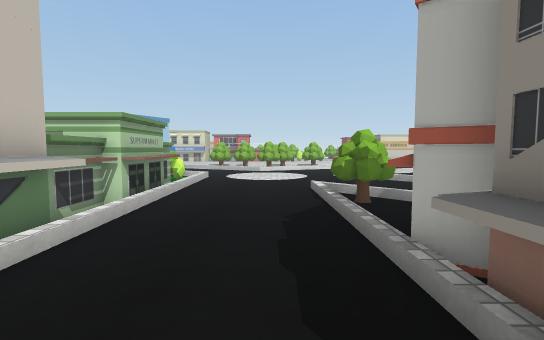
View 1 (above)

24 first-person views from a walk through a scene from a Unity 3-D project. The camera is 1.3 m above the floor, tilts 4° down and sees 85° across. The floor is counted in squares, 1 m on a side. Each view is taken from the middle of a square. On the plan, view 1 faces up. The plan holds only what a view shows up to about 14 squares ahead; the rest is blank. The place goes on beyond the plan. The player character is not drawn. Some surface patterns are stand-ins.

View 2
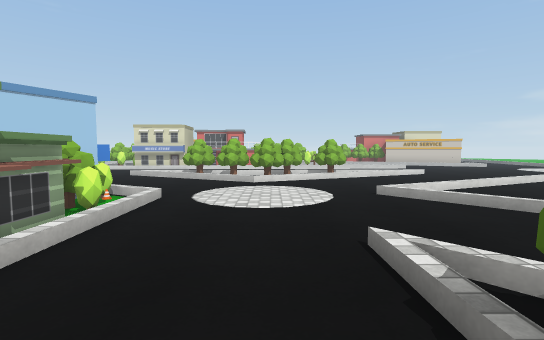

View 3
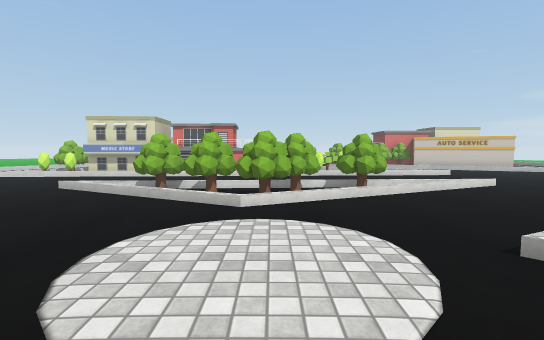

View 4
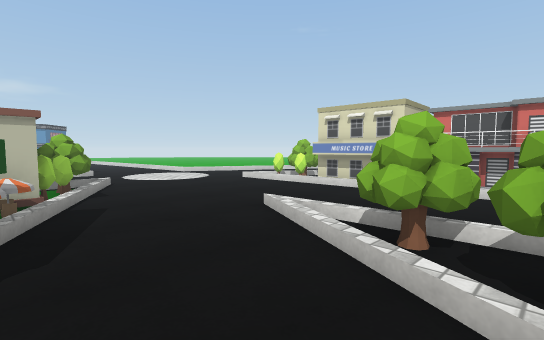

View 5
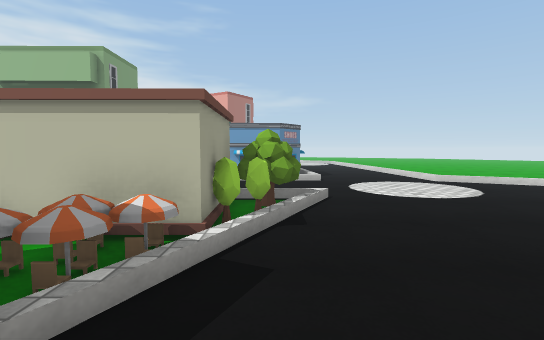

View 6
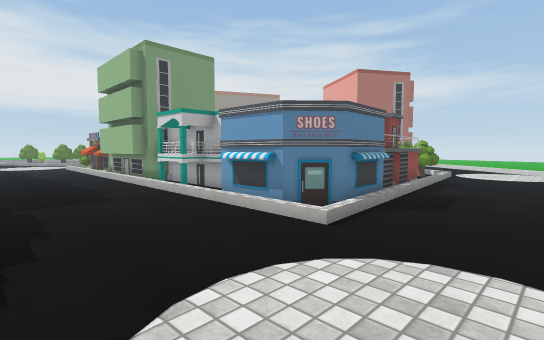

View 7
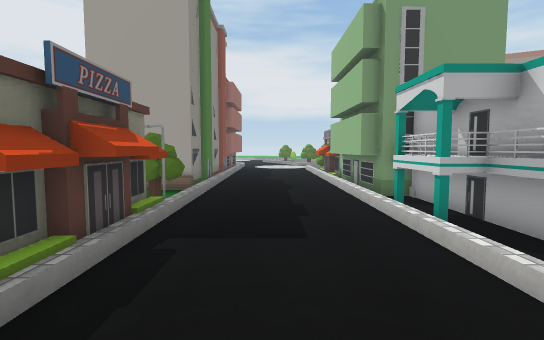

View 8
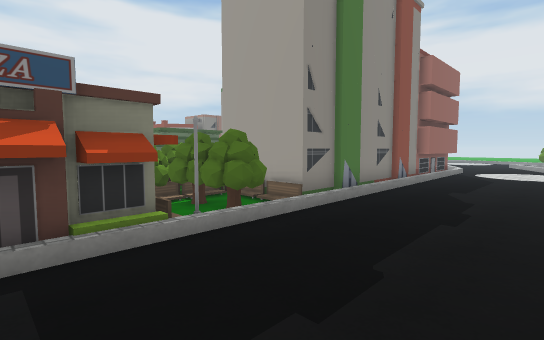

View 9
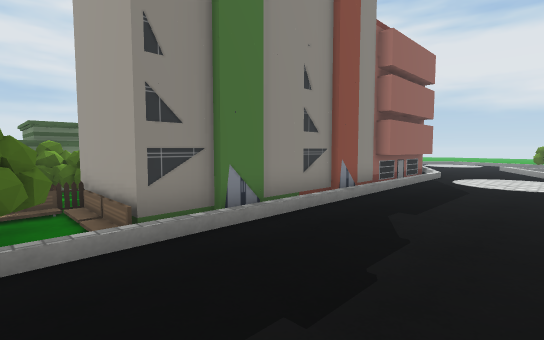

View 10
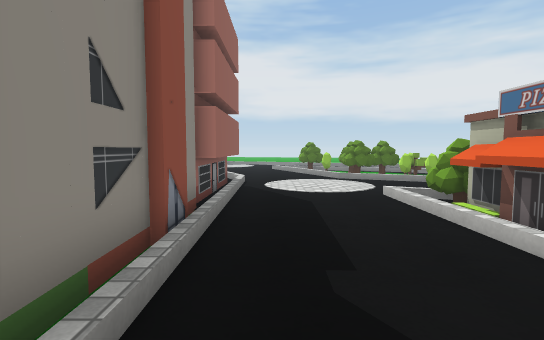

View 11
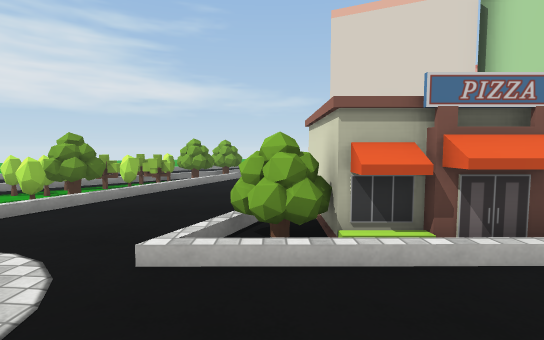

View 12
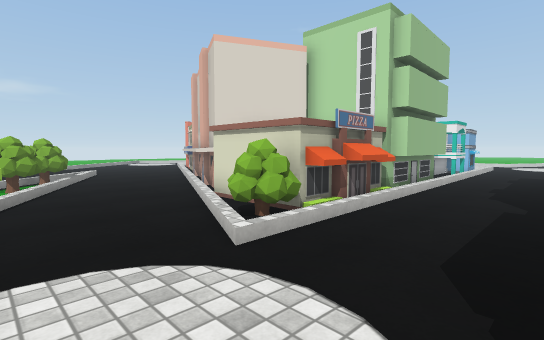

View 13
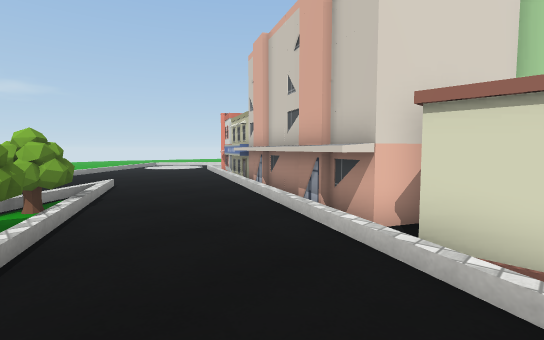

View 14
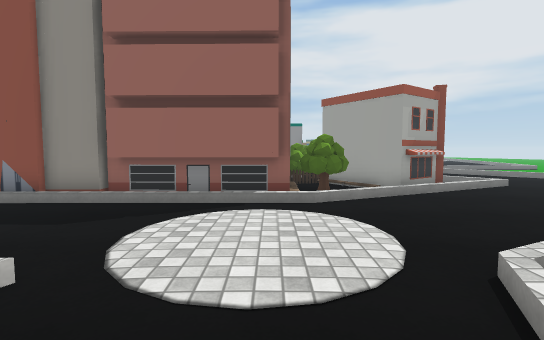

View 15
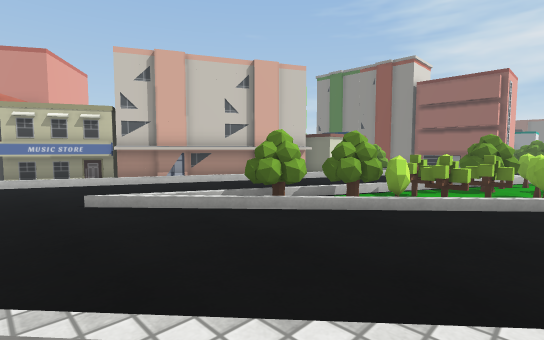

View 16
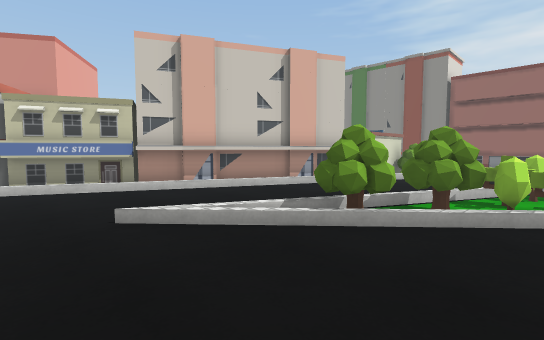

View 17
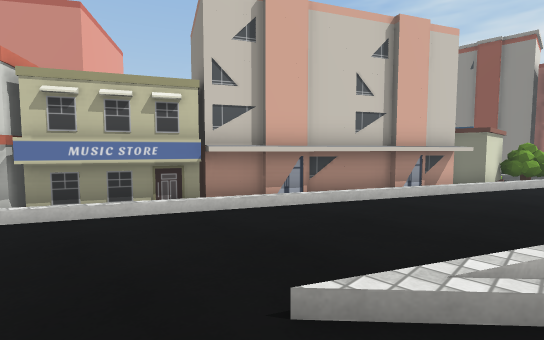

View 18
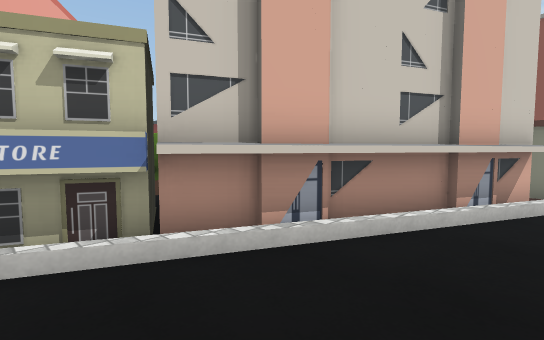

View 19
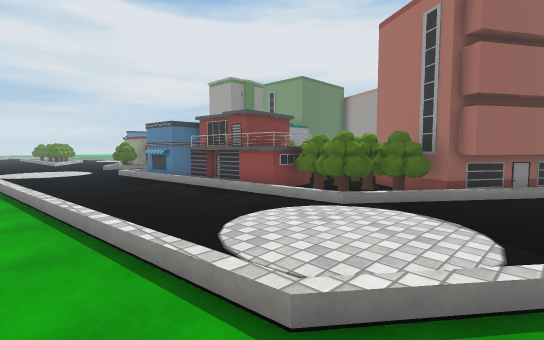

View 20
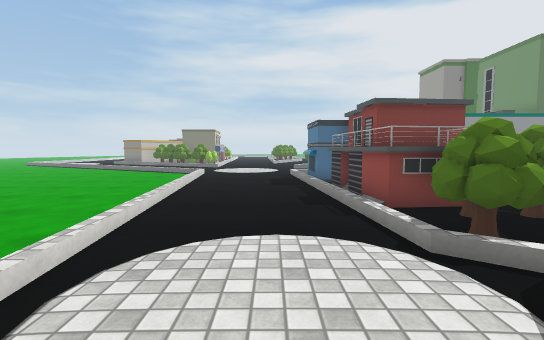

View 21
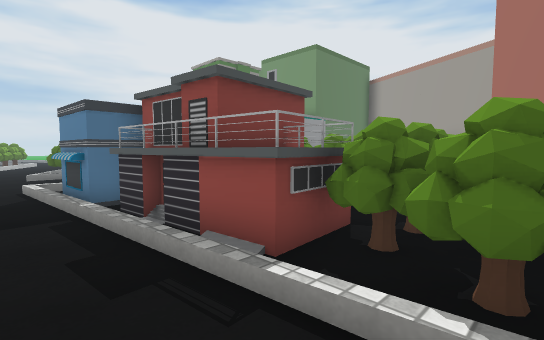

View 22
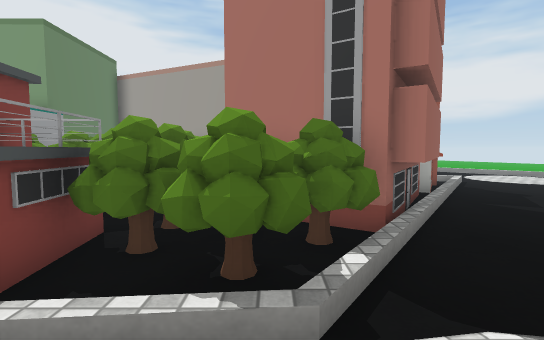

View 23
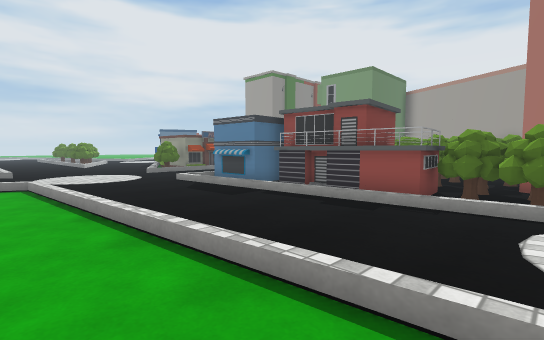

View 24
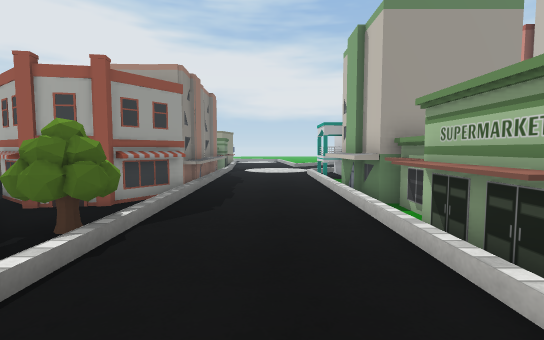

### Floor plan
Key: @ floor where view 1 was taken; . floor; / step, stairs or slope; O other object.
Columns run from 34 left of view 1 to 6 right of it. Each row starts with its distance up from view 1.
 26     ............ /..   OOOOOO OO
 25 . .............//....////O... ...   .. ..
 24  ....///////.............................
 23 ./..............................
 22 /...............................
 21 /..........................///OO///OOO///
 20 ............................//OOOOOOOO//.
 19 ....////OOOOOOO...../O........//OOOO//...
 18 .../OOOOOOOOO  O....OOO/........//O......
 17 ../OOOOOO      O....OOOOO................
 16 .OOOOOOOO      O....OO  OOO ............/
 15 .OOOOOOOOOO   O.....OO  OO   O........//.
 14 OO  OOOOOOOO  OO....OO  O   OO//....../
 13 O   OOOOOO O  OO....OO  O   OOO/......./
 12 OO     OOO  O O.....OOOOO    OO/......./
 11  OO  OO  O  OOOO..../OOOOO    O/........
 10     OOO     O  O..../OO.OOOOOOOO........
  9  O  OOO     O  O..../OOOOO OO OO..../.
  8 OO  OOO     O  O..../O  O     OO....OO
  7 OOOOO       O  O..../O      OOOO....OO/
  6 ..OOOO      OOOO..../O        O/......./
  5 ....OOOO    O  O..../O      OOOO....OOOOO
  4 ......OOOO OO  OO.../O        OO....O   O
  3 ........OOOOO  O/.../O        OO....OOO
  2 ..........O/OOOO/.../O         O...OO
  1 ..//........//OO/...OO        OO....O
  0 ...///.........//...OO         /..@O
 -1 ....OOO.............OO        OO....
 -2 .....OOO............OO         O....O
 -3 /.....OOOOO/........OO
 -4 /......OOOOOO/........OOOOOO
 -5  /.......OOOOO//......OOOOO
 -6 . /......OOOO OO/..... OOO

Where each view was taken, in squares from view 1:
view 1: 0 up, 0 right, facing up
view 2: 6 up, 0 right, facing up
view 3: 11 up, 0 right, facing up
view 4: 16 up, 2 left, facing up-left
view 5: 18 up, 6 left, facing left
view 6: 23 up, 14 left, facing down-left
view 7: 19 up, 16 left, facing down
view 8: 15 up, 18 left, facing down-right
view 9: 11 up, 18 left, facing down-right
view 10: 8 up, 15 left, facing down
view 11: 1 up, 15 left, facing left
view 12: 3 down, 15 left, facing up-left
view 13: 2 down, 21 left, facing up-left
view 14: 3 down, 21 left, facing right
view 15: 6 down, 34 left, facing up-right
view 16: 4 down, 34 left, facing up-right
view 17: 0 up, 34 left, facing up-right
view 18: 2 up, 32 left, facing up-right
view 19: 25 up, 34 left, facing down-right
view 20: 21 up, 34 left, facing right
view 21: 21 up, 30 left, facing down-right
view 22: 21 up, 30 left, facing down
view 23: 26 up, 30 left, facing down-right
view 24: 12 up, 1 left, facing down
